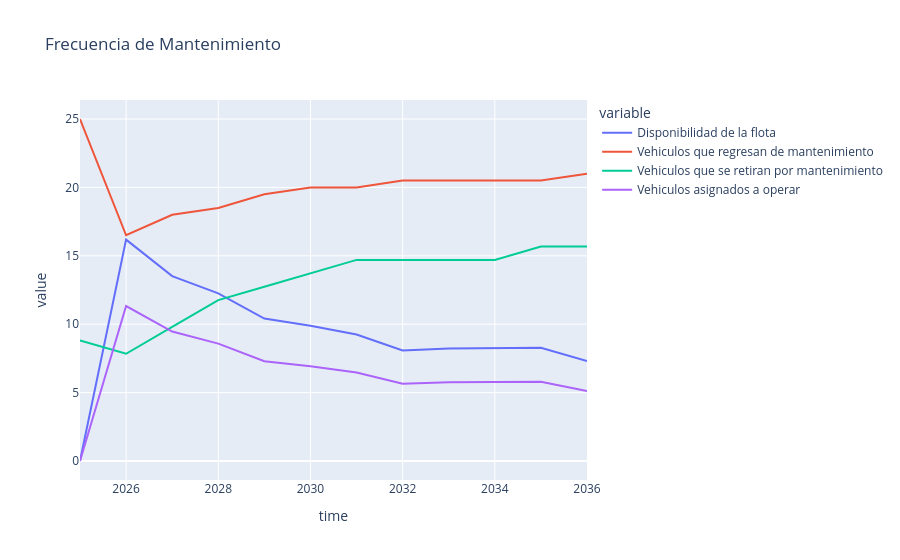

Notebook cell for this chart:
### Code cell
fig.show()

### Figure 1 — Plotly figure (JSON) as saved in the notebook; plotly's stock layout.template omitted (floating-point values rounded to 4 significant figures)
{"data": [{"hovertemplate": "variable=Disponibilidad de la flota<br>time=%{x}<br>value=%{y}<extra></extra>", "legendgroup": "Disponibilidad de la flota", "line": {"color": "#636efa", "dash": "solid"}, "marker": {"symbol": "circle"}, "mode": "lines", "name": "Disponibilidad de la flota", "orientation": "v", "showlegend": true, "type": "scatter", "x": [2025, 2026, 2027, 2028, 2029, 2030, 2031, 2032, 2033, 2034, 2035, 2036], "xaxis": "x", "y": [0.0, 16.18, 13.51, 12.25, 10.42, 9.885, 9.245, 8.074, 8.222, 8.267, 8.28, 7.304], "yaxis": "y"}, {"hovertemplate": "variable=Vehiculos que regresan de mantenimiento<br>time=%{x}<br>value=%{y}<extra></extra>", "legendgroup": "Vehiculos que regresan de mantenimiento", "line": {"color": "#EF553B", "dash": "solid"}, "marker": {"symbol": "circle"}, "mode": "lines", "name": "Vehiculos que regresan de mantenimiento", "orientation": "v", "showlegend": true, "type": "scatter", "x": [2025, 2026, 2027, 2028, 2029, 2030, 2031, 2032, 2033, 2034, 2035, 2036], "xaxis": "x", "y": [25.0, 16.5, 18.0, 18.5, 19.5, 20.0, 20.0, 20.5, 20.5, 20.5, 20.5, 21.0], "yaxis": "y"}, {"hovertemplate": "variable=Vehiculos que se retiran por mantenimiento<br>time=%{x}<br>value=%{y}<extra></extra>", "legendgroup": "Vehiculos que se retiran por mantenimiento", "line": {"color": "#00cc96", "dash": "solid"}, "marker": {"symbol": "circle"}, "mode": "lines", "name": "Vehiculos que se retiran por mantenimiento", "orientation": "v", "showlegend": true, "type": "scatter", "x": [2025, 2026, 2027, 2028, 2029, 2030, 2031, 2032, 2033, 2034, 2035, 2036], "xaxis": "x", "y": [8.82, 7.84, 9.8, 11.76, 12.74, 13.72, 14.7, 14.7, 14.7, 14.7, 15.68, 15.68], "yaxis": "y"}, {"hovertemplate": "variable=Vehiculos asignados a operar<br>time=%{x}<br>value=%{y}<extra></extra>", "legendgroup": "Vehiculos asignados a operar", "line": {"color": "#ab63fa", "dash": "solid"}, "marker": {"symbol": "circle"}, "mode": "lines", "name": "Vehiculos asignados a operar", "orientation": "v", "showlegend": true, "type": "scatter", "x": [2025, 2026, 2027, 2028, 2029, 2030, 2031, 2032, 2033, 2034, 2035, 2036], "xaxis": "x", "y": [0.0, 11.33, 9.46, 8.578, 7.291, 6.919, 6.472, 5.652, 5.755, 5.787, 5.796, 5.113], "yaxis": "y"}], "layout": {"legend": {"title": {"text": "variable"}, "tracegroupgap": 0}, "title": {"text": "Frecuencia de Mantenimiento"}, "xaxis": {"anchor": "y", "domain": [0, 1], "title": {"text": "time"}}, "yaxis": {"anchor": "x", "domain": [0, 1], "title": {"text": "value"}}}}
